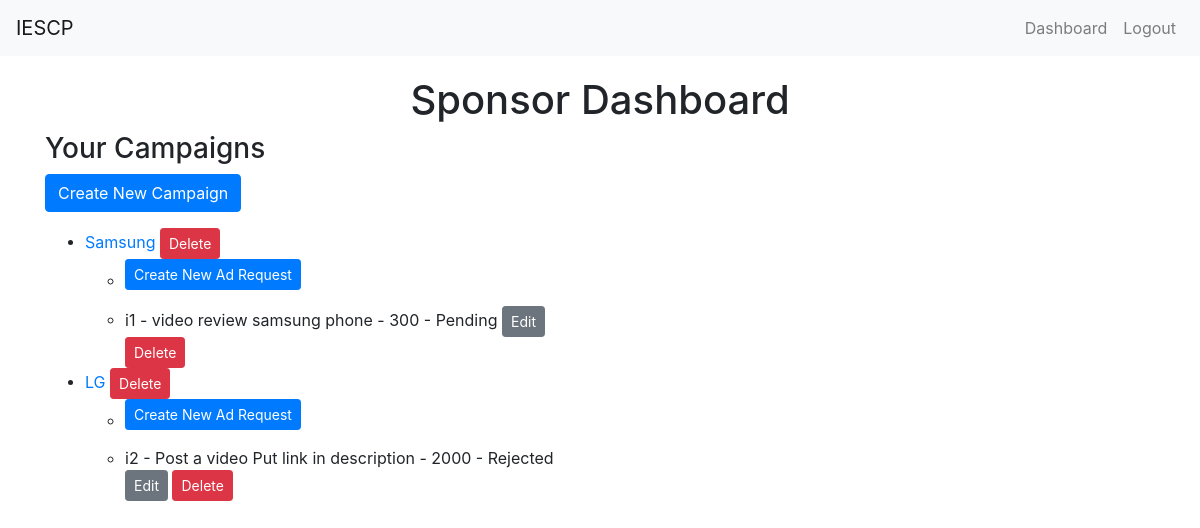
The app's page /sponsor_dashboard (signed in) with its own data.
### app.py (models this page shows, shortened)
class Campaign(db.Model):
    id = db.Column(db.Integer, primary_key=True)
    name = db.Column(db.String(100), nullable=False)
    description = db.Column(db.String(200))
    start_date = db.Column(db.DateTime, default=db.func.current_timestamp())
    end_date = db.Column(db.DateTime)
    budget = db.Column(db.Float, nullable=False)
    owner_id = db.Column(db.Integer, db.ForeignKey('user.id'), nullable=False)
    visibility = db.Column(db.String(10))  # 'public' or 'private'
    ad_requests = db.relationship('AdRequest', backref='campaign', lazy=True)

class AdRequest(db.Model):
    id = db.Column(db.Integer, primary_key=True)
    campaign_id = db.Column(db.Integer, db.ForeignKey('campaign.id'), nullable=False)
    influencer_id = db.Column(db.Integer, db.ForeignKey('user.id'), nullable=False)
    messages = db.Column(db.Text)
    requirements = db.Column(db.Text)
    payment_amount = db.Column(db.Integer)
    negotiation_comment = db.Column(db.Text, nullable=True)
    status = db.Column(db.String(10), default='Pending')  # 'Pending', 'Accepted', 'Rejected'

class User(UserMixin, db.Model):
    id = db.Column(db.Integer, primary_key=True)
    username = db.Column(db.String(50), unique=True, nullable=False)
    password = db.Column(db.String(200), nullable=False)
    role = db.Column(db.String(20), nullable=False)  # 'admin', 'sponsor', 'influencer'
    campaigns = db.relationship('Campaign', backref='owner', lazy=True)
    ad_requests = db.relationship('AdRequest', backref='influencer', lazy=True)
    company_name = db.Column(db.String(100))
    industry = db.Column(db.String(100))
    budget = db.Column(db.Integer)
    category = db.Column(db.String(100))
    niche = db.Column(db.String(100))
    reach = db.Column(db.Integer)

### app.py (the view)
@app.route('/sponsor_dashboard')
@login_required
def sponsor_dashboard():
    if current_user.role != 'sponsor':
        flash('Access unauthorized!', 'danger')
        return redirect(url_for('index'))
    campaigns = Campaign.query.filter_by(owner_id=current_user.id).all()
    ad_requests = AdRequest.query.join(Campaign).filter(Campaign.owner_id == current_user.id).all()
    return render_template('sponsor_dashboard.html', campaigns=campaigns, ad_requests=ad_requests)

### app.py (called while the page is built)
@login_manager.user_loader
def load_user(user_id):
    return User.query.get(int(user_id))

### templates/sponsor_dashboard.html (shortened to what this page needs)
{% extends "layout.html" %}
{% block content %}
<h1 class="text-center">Sponsor Dashboard</h1>
<div class="row">
    <div class="col-md-6">
        <h3>Your Campaigns</h3>
        <a href="{{ url_for('create_campaign') }}" class="btn btn-primary mb-3">Create New Campaign</a>
        <ul>
            {% for campaign in campaigns %}
            <li>
                <a href="{{ url_for('update_campaign', campaign_id=campaign.id) }}">{{ campaign.name }}</a>
                <form method="POST" action="{{ url_for('delete_campaign', campaign_id=campaign.id) }}" style="display:inline;">
                    <button type="submit" class="btn btn-danger btn-sm">Delete</button>
                </form>
                <ul>
                    <li>
                        <a href="{{ url_for('create_ad_request') }}" class="btn btn-primary btn-sm mb-3">Create New Ad Request</a>
                    </li>
                    {% for ad_request in campaign.ad_requests %}
                    <li>
                        {{ ad_request.influencer.username }} - {{ ad_request.requirements }} - {{ ad_request.payment_amount }} - {{ ad_request.status }}
                        <a href="{{ url_for('update_ad_request', ad_request_id=ad_request.id) }}" class="btn btn-secondary btn-sm">Edit</a>
                        <form method="POST" action="{{ url_for('delete_ad_request', ad_request_id=ad_request.id) }}" style="display:inline;">
                            <button type="submit" class="btn btn-danger btn-sm">Delete</button>
                        </form>
                    </li>
                    {% else %}
                    <li>No ad requests found.</li>
                    {% endfor %}
                </ul>
            </li>
            {% else %}
            <li>No campaigns found.</li>
            {% endfor %}
        </ul>
    </div>
</div>
{% endblock %}

### templates/layout.html (shortened to what this page needs)
<!DOCTYPE html>
<html lang="en">
<head>
    <link rel="stylesheet" href="https://maxcdn.bootstrapcdn.com/bootstrap/4.5.2/css/bootstrap.min.css">
</head>
<body>
    <nav class="navbar navbar-expand-lg navbar-light bg-light">
        <a class="navbar-brand" href="{{ url_for('home') }}">IESCP</a>
        <div class="collapse navbar-collapse" id="navbarNav">
            <ul class="navbar-nav ml-auto">
                {% if current_user.is_authenticated %}
                    {% if current_user.role == 'admin' %}
                        <li class="nav-item">
                            <a class="nav-link" href="{{ url_for('admin_dashboard') }}">Dashboard</a>
                        </li>
                    {% elif current_user.role == 'sponsor' %}
                        <li class="nav-item">
                            <a class="nav-link" href="{{ url_for('sponsor_dashboard') }}">Dashboard</a>
                        </li>
                    {% elif current_user.role == 'influencer' %}
                        <li class="nav-item">
                            <a class="nav-link" href="{{ url_for('influencer_dashboard') }}">Dashboard</a>
                        </li>
                    {% endif %}
                    <li class="nav-item">
                        <a class="nav-link" href="{{ url_for('logout') }}">Logout</a>
                    </li>
                {% endif %}
            </ul>
        </div>
    </nav>
    <div class="container">
        {% block content %}{% endblock %}
    </div>
</body>
</html>

### templates/layout.html (style rules this page uses)
.container { margin-top: 20px; }

### records on screen
Campaign: name "Samsung"
AdRequest: influencer.username "i1", requirements "video review samsung phone", payment_amount "300", status "Pending"
Campaign: name "LG"
AdRequest: influencer.username "i2", requirements "Post a video Put link in description", payment_amount "2000", status "Rejected"
